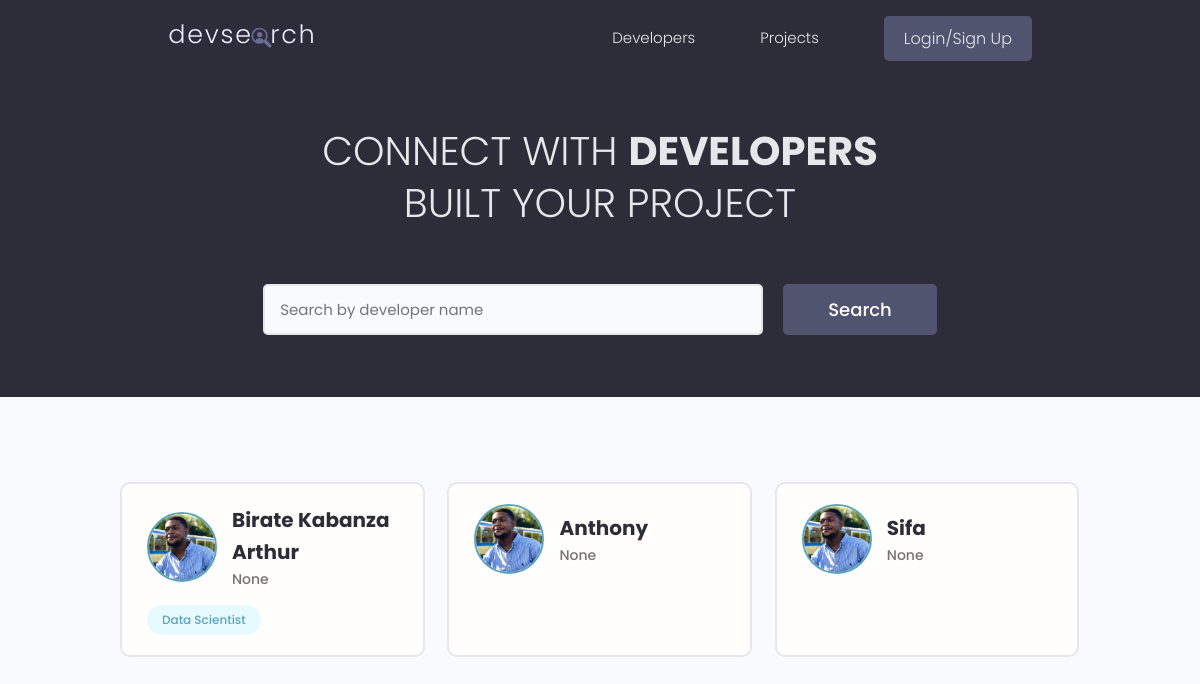
The page / on the database its author committed.
### users/models.py (models this page shows, shortened)
class Profile(models.Model):
    user = models.OneToOneField(
        User, on_delete=models.CASCADE, null=True, blank=True)
    name = models.CharField(max_length=200, blank=True, null=True)
    email = models.EmailField(max_length=500, blank=True, null=True)
    username = models.CharField(max_length=200, blank=True, null=True)
    location = models.CharField(max_length=200, blank=True, null=True)
    short_intro = models.CharField(max_length=200, blank=True, null=True)
    bio = models.TextField(blank=True, null=True)
    profile_image = models.ImageField(
        null=True, blank=True, upload_to='profiles/', default="profiles/user-default.png")
    social_github = models.CharField(max_length=200, blank=True, null=True)
    social_twitter = models.CharField(max_length=200, blank=True, null=True)
    social_linkedin = models.CharField(max_length=200, blank=True, null=True)
    social_youtube = models.CharField(max_length=200, blank=True, null=True)
    social_website = models.CharField(max_length=200, blank=True, null=True)
    created = models.DateTimeField(auto_now_add=True)
    id = models.UUIDField(default=uuid.uuid4, unique=True,
                          primary_key=True, editable=False)
    class Meta:
        ordering = ['created']
    @property
    def imageURL(self):
        try:
            url = self.profile_image.url
        except:
            url = ''
        return url

class Skill(models.Model):
    owner = models.ForeignKey(
        Profile, on_delete=models.CASCADE, null=True, blank=True)
    name = models.CharField(max_length=200, blank=True, null=True)
    description = models.TextField(null=True, blank=True)
    created = models.DateTimeField(auto_now_add=True)
    id = models.UUIDField(default=uuid.uuid4, unique=True,
                          primary_key=True, editable=False)
    def __str__(self):
        return str(self.name)

### users/views.py (the view)
# urls.py: path('', views.profiles, name="profiles"),
def profiles(request):
    profiles, search_query = searchProfiles(request)
    custom_range, profiles = paginateProfiles(request, profiles, 3)
    context = {'profiles': profiles, 'search_query': search_query,
               'custom_range': custom_range}
    return render(request, 'users/profiles.html', context)

### users/utils.py (called while the page is built)
def paginateProfiles(request, profiles, results):
    page = request.GET.get('page')
    paginator = Paginator(profiles, results)
    try:
        profiles = paginator.page(page)
    except PageNotAnInteger:
        page = 1
        profiles = paginator.page(page)
    except EmptyPage:
        page = paginator.num_pages
        profiles = paginator.page(page)
    leftIndex = (int(page) - 4)
    if leftIndex < 1:
        leftIndex = 1
    rightIndex = (int(page) + 5)
    if rightIndex > paginator.num_pages:
        rightIndex = paginator.num_pages + 1
    custom_range = range(leftIndex, rightIndex)
    return custom_range, profiles

def searchProfiles(request):
    search_query = ''
    if request.GET.get('search_query'):
        search_query = request.GET.get('search_query')
    skills = Skill.objects.filter(name__icontains=search_query)
    profiles = Profile.objects.distinct().filter(
        Q(name__icontains=search_query) |
        Q(short_intro__icontains=search_query) |
        Q(skill__in=skills)
    )
    return profiles, search_query

### users/templates/users/profiles.html (shortened to what this page needs)
{% extends 'main.html' %}
{% block content %}
<main class="home">
    <section class="hero-section text-center">
        <div class="container container--narrow">
            <div class="hero-section__box">
                <h2>CONNECT WITH <span>DEVELOPERS</span></h2>
                <h2>BUILT YOUR PROJECT</h2>
            </div>
            <div class="hero-section__search">
                <form id="searchForm" class="form" action="{% url 'profiles' %}" method="get">
                    <div class="form__field">
                        <input class="input input--text" id="formInput#search" type="text" name="search_query"
                            value="{{search_query}}" placeholder="Search by developer name" />
                    </div>
                    <input class="btn btn--sub btn--lg" type="submit" value="Search" />
                </form>
            </div>
        </div>
    </section>
    <section class="devlist">
        <div class="container">
            <div class="grid grid--three">
                {% for profile in profiles %}
                <div class="column card">
                    <div class="dev">
                        <a href="{% url 'user-profile' profile.id %}" class="card__body">
                            <div class="dev__profile">
                                <img class="avatar avatar--md" src="{{ profile.imageURL }}" alt="image" />
                                <div class="dev__meta">
                                    <h3>{{profile.name}}</h3>
                                    <h5>{{profile.short_intro|slice:"60"}}</h5>
                                </div>
                            </div>
                            <div class="dev__skills">
                                {% for skill in profile.skill_set.all|slice:"5" %}
                                <span class="tag tag--pill tag--main">
                                    <small>{{skill}}</small>
                                </span>
                                {% endfor %}
                            </div>
                        </a>
                    </div>
                </div>
                {% endfor %}
            </div>
        </div>
    </section>
</main>
{% endblock content %}

### static/styles/app.css (style rules this page uses)
:root { --color-sub: #2d2d39; }
.btn--sub { background-color: var(--color-sub-light); }
.card { border: 2px solid var(--color-light); }
img { width: 100%; }
.hero-section { height: 40vh; display: flex; align-items: center; background-color: var(--color-sub); }
.hero-section__box { margin-bottom: 4rem; }
.hero-section__box > h2, .hero-section__box > h2 > span { font-size: 4rem; color: var(--color-light); line-height: 1.3; text-transform: uppercase; }
.hero-section__box > h2 { font-weight: 300; }
.hero-section__box > h2 > span { font-weight: 700; }
.hero-section__search > .form { display: flex; align-items: center; justify-content: center; gap: 2rem; }
.hero-section__search > .form input.input--text { width: 50rem; }
.devlist { margin-top: 8rem; }
.devlist .grid { align-items: stretch; }
.devlist .dev .dev__profile { display: flex; align-items: center; gap: 1.5rem; }
.devlist .dev .dev__meta h3 { color: var(--color-sub); font-size: 2rem; font-weight: 700; }
.devlist .dev .dev__meta h5 { color: var(--color-text); font-size: 1.4rem; font-weight: 500; }

### static/uikit/styles/modules/_variables.css (style rules this page uses)
:root { --color-main: #5aa5b9; --color-main-light: #e6faff; --color-sub: #3f4156; --color-sub-light: #51546e; --color-sub-lighter: #ededfd; --color-text: #737373; --color-gray: #8b8b8b; --color-light: #e5e7eb; --color-light-gray: #767676; --color-bg: #f8fafd; --color-white: #fffefd; --color-white-light: #f3f3f3; --color-success: #359e64; --color-success-bg: #def8e8; --color-error: #fc4b0b; --color-error-bg: #fff2ee; --font-base: 'Poppins', arial, helvetica, 'Segoe UI', roboto, ubuntu, sans-serif; --font-monospace: 'Fira Code', 'Courier New', courier, monospace; --font-regular: 300; --font-medium: 500; --font-bold: 700; --generic-shadow: 1px 1px 5px #00000010; --generic-transition: all 0.3s ease-in-out; }

### static/uikit/styles/modules/_base.css (style rules this page uses)
* { margin: 0; padding: 0; box-sizing: border-box; text-rendering: optimizeLegibility; color: inherit; font-size: inherit; }
html { font-size: 50%; }
@media only screen and (min-width: 480px) { html { font-size: 56.25%; } }
@media only screen and (min-width: 1200px) { html { font-size: 62.5%; } }
body { line-height: 1.6; font-weight: 400; font-size: 1.5rem; color: var(--color-text); background-color: var(--color-bg); min-height: 100vh; }

### static/uikit/styles/modules/_typography.css (style rules this page uses)
* { font-family: var(--font-base); }
h2 { font-size: 3.6rem; font-weight: var(--font-bold); }
h3 { font-size: 3.2rem; font-weight: var(--font-medium); }
h5 { font-size: 2.4rem; font-weight: var(--font-medium); }
h5, h6 { font-weight: var(--font-regular); }
p, span, strong { font-size: 1.6rem; color: var(--color-text); font-weight: var(--font-regular); }
a { padding-bottom: 2px; text-decoration: none; display: inline-block; color: var(--color-main); font-weight: var(--font-medium); }

### static/uikit/styles/modules/_utilities.css (style rules this page uses)
.container { width: 92%; max-width: 165rem; margin: 0 auto; box-sizing: border-box; }
.container--narrow { width: 92%; max-width: 120rem; }
@media screen and (min-width: 1000px) { .container { width: 90%; } }
@media screen and (min-width: 1000px) { .container--narrow { width: 85%; } }
@media screen and (min-width: 1200px) { .container { width: 80%; } }
@media screen and (min-width: 1200px) { .container--narrow { width: 72%; } }
.text-center { text-align: center; }

### static/uikit/styles/modules/_avatar.css (style rules this page uses)
.avatar { border-radius: 50%; border: 2px solid var(--color-main); object-fit: cover; }
.avatar--md { height: 7rem; width: 7rem; }

### static/uikit/styles/modules/_button.css (style rules this page uses)
.btn { display: inline-block; position: relative; cursor: pointer; background-color: var(--color-light); font-weight: var(--font-medium); color: var(--color-sub); text-decoration: none; padding: 1rem 2rem; border-radius: 0.5rem; border: none; width: -webkit-fit-content; width: -moz-fit-content; width: fit-content; height: -webkit-fit-content; height: -moz-fit-content; height: fit-content; font-size: 1.6rem; outline-width: 0; outline-color: transparent; -webkit-backface-visibility: hidden; backface-visibility: hidden; transition: all 0.3s ease-in-out; }
.btn--sub { background-color: var(--color-sub); color: var(--color-white); }
.btn--lg { font-size: 1.8rem; padding: 1.2rem 4.5rem; }

### static/uikit/styles/modules/_card.css (style rules this page uses)
.card { border-radius: 1rem; background-color: var(--color-white); border: 1.5px solid var(--color-light); width: auto; height: auto; margin-top: 0.5rem; margin-bottom: 0.5rem; overflow: hidden; }
.card__body, .card__header { padding: 2rem 2.5rem; }

### rows shown on the page
Profile: imageURL (picture), name "Birate Kabanza Arthur", short_intro "None"
Skill: name "Data Scientist"
Profile: imageURL (picture), name "Anthony", short_intro "None"
Profile: imageURL (picture), name "Sifa", short_intro "None"
